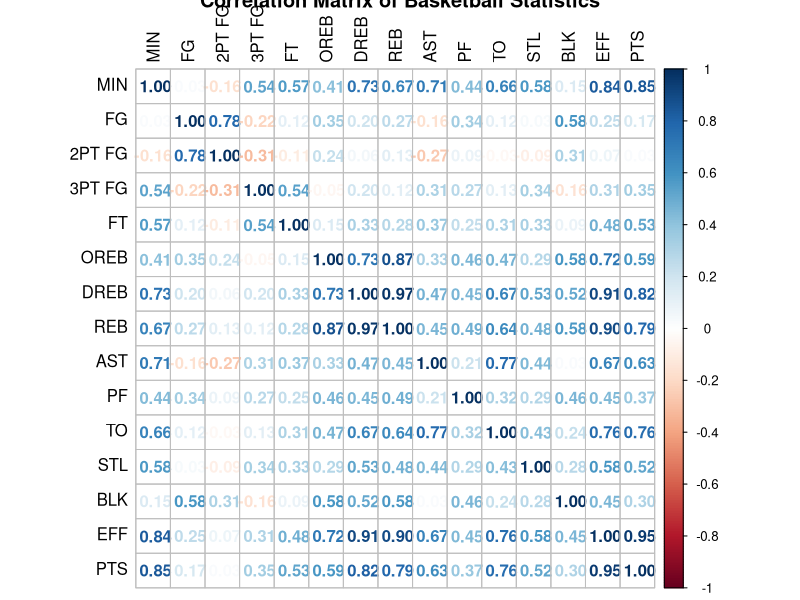
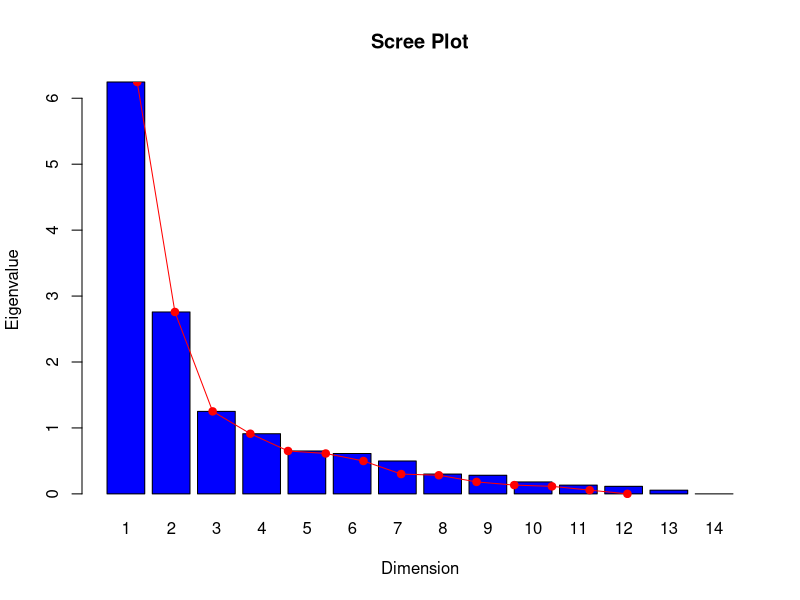
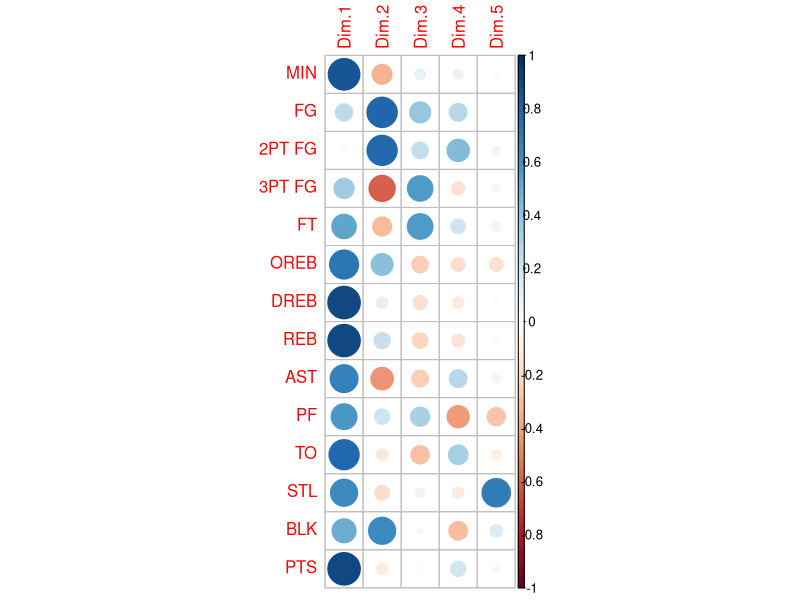
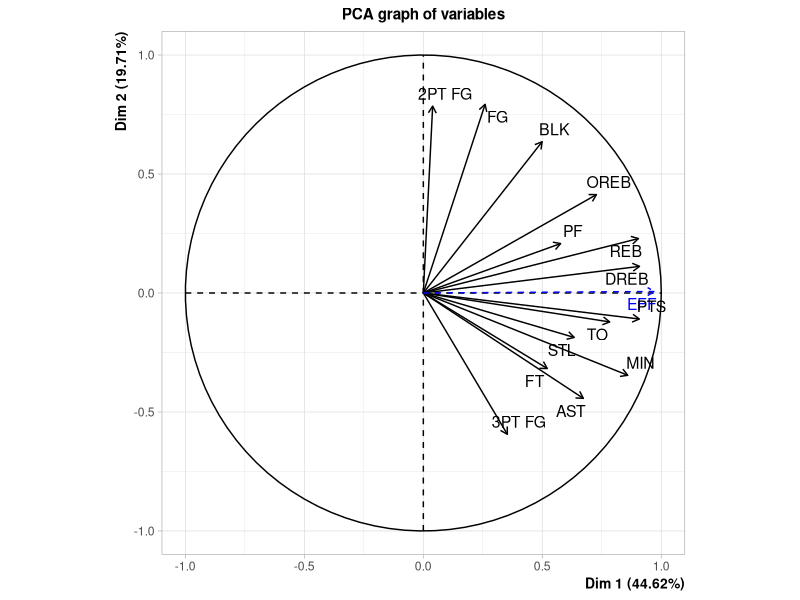
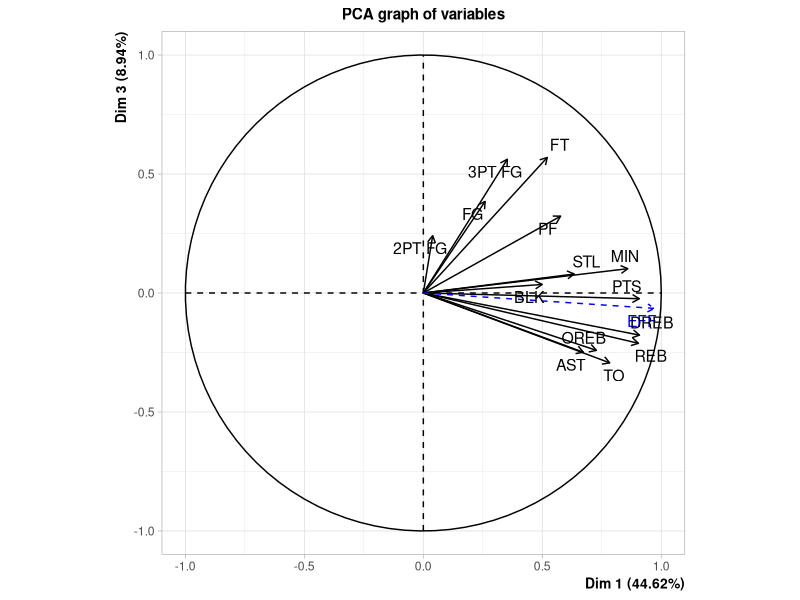
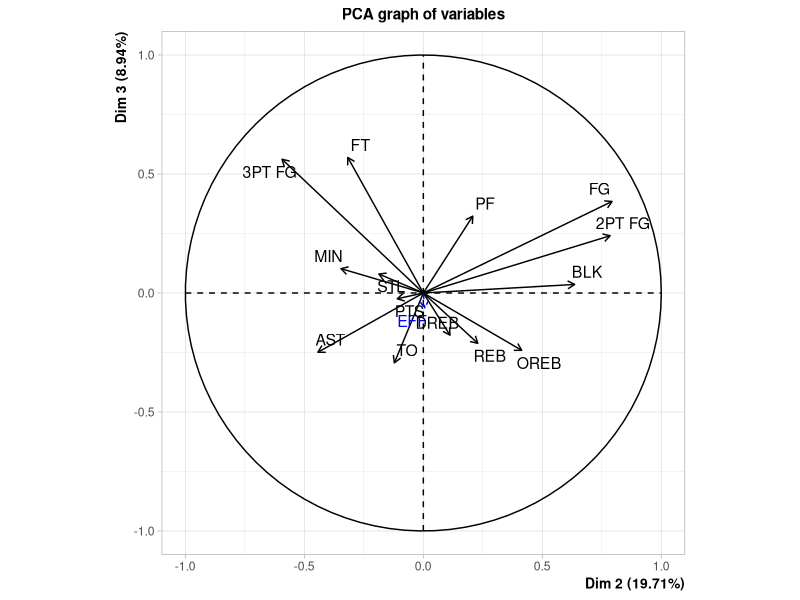
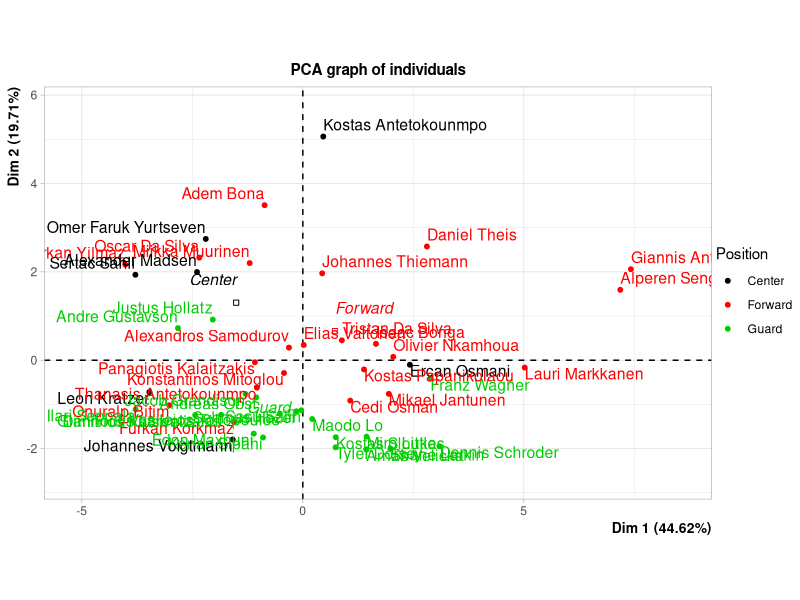
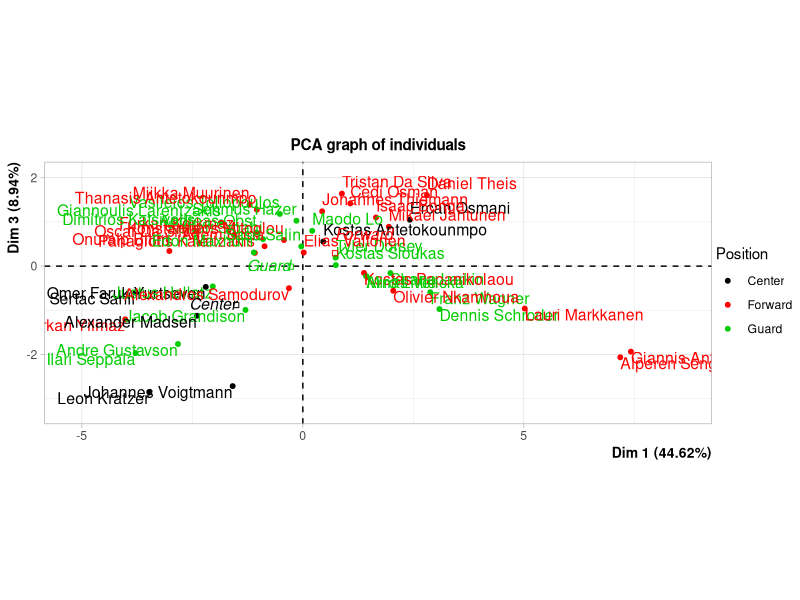

Reproduce these figures in R, in order. (Note: this script raises an error after producing the figures.)
## ---- chunk 1
options(contrasts=c("contr.treatment","contr.treatment"))

if(!is.null(dev.list())) dev.off()
rm(list = ls())

library(readxl)
library(corrplot)
library(FactoMineR)
library(cluster)
library(ggplot2)
## ---- chunk 2
df <- read_excel("data_Eurobasket_2025.xlsx")

df <- as.data.frame(df)

rownames(df) <- df$PLAYER

df <- df[,-1] # remove player column after setting it as a rowname
## ---- chunk 3
summary(df)

df$Team <- as.factor(df$Team)

df$Position <- as.factor(df$Position)

str(df)
## ---- chunk 4
requested_var <- c("Position", "MIN", "FG", "2PT FG", "3PT FG", "FT", "OREB", "DREB", "REB", "AST", "PF", "TO", "STL", "BLK", "EFF", "PTS")

df_subset <- df[,requested_var]

cor_matrix <- cor(df_subset[,-1])

corrplot(cor_matrix, method = "number", tl.col = "black", title = "Correlation Matrix of Basketball Statistics")
## ---- chunk 5
eff_idx <- which(colnames(df_subset) == "EFF")
pos_idx <- which(colnames(df_subset) == "Position")

res.pca <- PCA(df_subset,
           scale.unit = TRUE,
           quali.sup  = pos_idx,
           quanti.sup = eff_idx,
           graph = FALSE)
## ---- chunk 6
res.pca$eig

barplot(res.pca$eig[,1], names.arg = 1:14, main = "Scree Plot", xlab = "Dimension", ylab = "Eigenvalue", col = "blue")
lines(res.pca$eig[,1], type = "o", col = "red", pch = 19)

res.pca$var$coord
corrplot(res.pca$var$coord)
## ---- chunk 7
plot.PCA(res.pca, choix = "var", axes = c(1, 2))
plot.PCA(res.pca, choix = "var", axes = c(1, 3))
plot.PCA(res.pca, choix = "var", axes = c(2, 3))
## ---- chunk 8
# Color individuals by Position for interpretation (habillage = col index of the qualitative sup variable)
plot.PCA(res.pca, choix = "ind", axes = c(1, 2), habillage = 1)
plot.PCA(res.pca, choix = "ind", axes = c(1, 3), habillage = 1)
plot.PCA(res.pca, choix = "ind", axes = c(2, 3), habillage = 1)
## ---- chunk 9
ds_eu <- dist(scale(df_subset[,-1]), method = "euclidean")

res.mds.eu <- cmdscale(ds_eu, eig = TRUE, k = 2)

res.mds.eu$GOF
res.mds.eu$eig

plot(1:length(res.mds.eu$eig), res.mds.eu$eig, 
     type = "b",
     xlab = "Dimension", 
     ylab = "Eigenvalue",
     main = "Scree Plot")


x <- res.mds.eu$points[,1]
y <- res.mds.eu$points[,2]
plot(x, y, xlab="Coordinate 1", ylab="Coordinate 2",
     main="Individual plot using the first two coordinates with Euclidian distance", type="n")
text(x, y, labels = row.names(df_subset), cex=.7)


# Rotation to align with the PCA
rot_mat <- matrix(c(-1, 0, 0, -1), nrow = 2, byrow = TRUE)
eu_rot <- res.mds.eu$points %*% rot_mat

x <- eu_rot[,1]
y <- eu_rot[,2]
plot(x, y, xlab="Coordinate 1", ylab="Coordinate 2",
     main="Individual plot using the first two coordinates with rotation and Euclidian distance", type="n")
text(x, y, labels = row.names(df_subset), cex=.7)
## ---- chunk 10
ds_gw <- daisy(df_subset, metric = "gower")

res.mds.gw <- cmdscale(ds_gw, eig = TRUE, k = 2)

res.mds.gw$GOF
res.mds.gw$eig

plot(1:length(res.mds.gw$eig), res.mds.gw$eig, 
     type = "b",
     xlab = "Dimension", 
     ylab = "Eigenvalue",
     main = "Scree Plot")

## ---- chunk 11
x <- res.mds.gw$points[,1]
y <- res.mds.gw$points[,2]
plot(x, y, xlab="Coordinate 1", ylab="Coordinate 2",
     main="Individual plot using the first two coordinates with Gower distance", type="n")
text(x, y, labels = row.names(df_subset), cex=.7)


# Rotation to align with the PCA
rot_mat <- matrix(c(-1, 0, 0, 1), nrow = 2, byrow = TRUE)
gw_rot <- res.mds.gw$points %*% rot_mat

x <- gw_rot[,1]
y <- gw_rot[,2]
plot(x, y, xlab="Coordinate 1", ylab="Coordinate 2",
     main="Individual plot using the first two coordinates with rotation and Gower distance", type="n")
text(x, y, labels = row.names(df_subset), cex=.7)
## ---- chunk 12
# Euclidian df
mds_eu_coords <- as.data.frame(eu_rot)
colnames(mds_eu_coords) <- c("Dim1", "Dim2")
mds_eu_coords$Player <- rownames(df_subset)
mds_eu_coords$Position <- df_subset$Position
mds_eu_coords$EFF <- df_subset$EFF
mds_eu_coords$PTS <- df_subset$PTS
mds_eu_coords$MIN <- df_subset$MIN
mds_eu_coords$`3PT FG` <- df_subset$`3PT FG`
mds_eu_coords$`2PT FG` <- df_subset$`2PT FG`

# Gower df
mds_gw_coords <- as.data.frame(gw_rot)
colnames(mds_gw_coords) <- c("Dim1", "Dim2")
mds_gw_coords$Player <- rownames(df_subset)
mds_gw_coords$Position <- df_subset$Position
mds_gw_coords$EFF <- df_subset$EFF
mds_gw_coords$PTS <- df_subset$PTS
mds_gw_coords$MIN <- df_subset$MIN
mds_gw_coords$`3PT FG` <- df_subset$`3PT FG`
mds_gw_coords$`2PT FG` <- df_subset$`2PT FG`
## ---- chunk 13
ggplot(mds_eu_coords, aes(x = Dim1, y = Dim2, color = Position, label = Player)) +
  geom_point(size = 3, alpha = 0.8) +
  geom_text_repel(size = 3, max.overlaps = 25) +
  labs(title = "MDS (Euclidean distance): Player Position",
       x = "Coordinate 1", y = "Coordinate 2", color = "Position") +
  theme_minimal()

ggplot(mds_gw_coords, aes(x = Dim1, y = Dim2, color = Position, label = Player)) +
  geom_point(size = 3, alpha = 0.8) +
  geom_text_repel(size = 3, max.overlaps = 25) +
  labs(title = "MDS (Gower distance): Player Position",
       x = "Coordinate 1", y = "Coordinate 2", color = "Position") +
  theme_minimal()
## ---- chunk 14
ggplot(mds_eu_coords, aes(x = Dim1, y = Dim2, color = EFF, label = Player)) +
  geom_point(size = 3, alpha = 0.8) +
  geom_text_repel(size = 3, max.overlaps = 25) +
  scale_color_gradient(low = "lightgreen", high = "darkgreen") +
  labs(title = "MDS (Euclidean distance): Efficiency (EFF)",
       x = "Coordinate 1", y = "Coordinate 2", color = "EFF") +
  theme_minimal()

ggplot(mds_gw_coords, aes(x = Dim1, y = Dim2, color = EFF, label = Player)) +
  geom_point(size = 3, alpha = 0.8) +
  geom_text_repel(size = 3, max.overlaps = 25) +
  scale_color_gradient(low = "lightgreen", high = "darkgreen") +
  labs(title = "MDS (Gower distance): Efficiency (EFF)",
       x = "Coordinate 1", y = "Coordinate 2", color = "EFF") +
  theme_minimal()
## ---- chunk 15
ggplot(mds_eu_coords, aes(x = Dim1, y = Dim2, color = PTS, size = MIN, label = Player)) +
  geom_point(alpha = 0.8) +
  geom_text_repel(size = 3, max.overlaps = 25) +
  scale_color_gradient(low = "lightpink", high = "red") +
  labs(title = "MDS (Euclidean distance): PTS (color) and MIN (size)",
       x = "Coordinate 1", y = "Coordinate 2", color = "PTS", size = "MIN") +
  theme_minimal()

ggplot(mds_gw_coords, aes(x = Dim1, y = Dim2, color = PTS, size = MIN, label = Player)) +
    geom_point(alpha = 0.8) +
  geom_text_repel(size = 3, max.overlaps = 25) +
  scale_color_gradient(low = "lightpink", high = "red") +
  labs(title = "MDS (Gower distance): PTS (color) and MIN (size)",
       x = "Coordinate 1", y = "Coordinate 2", color = "PTS", size = "MIN") +
  theme_minimal()
## ---- chunk 16
ggplot(mds_eu_coords, aes(x = Dim1, y = Dim2, color = `2PT FG`, size = `3PT FG`, label = Player)) +
  geom_point(alpha = 0.8) +
  geom_text_repel(size = 3, max.overlaps = 25) +
  scale_color_gradient(low = "lightblue", high = "darkblue") +
  labs(title = "MDS (Euclidean distance): 2PT (color) and 3PT (size)",
       x = "Coordinate 1", y = "Coordinate 2", color = "2PT FG", size = "3PT FG") +
  theme_minimal()

ggplot(mds_gw_coords, aes(x = Dim1, y = Dim2, color = `2PT FG`, size = `3PT FG`, label = Player)) +
  geom_point(alpha = 0.8) +
  geom_text_repel(size = 3, max.overlaps = 25) +
  scale_color_gradient(low = "lightblue", high = "darkblue") +
  labs(title = "MDS (Gower distance): 2PT (color) and 3PT (size)",
       x = "Coordinate 1", y = "Coordinate 2", color = "2PT FG", size = "3PT FG") +
  theme_minimal()
## ---- chunk 17
df_binary <- df_subset

binary <- function(x){
  ifelse(x > mean(x), "over_average", "below_average")
}

for(col in names(df_subset[,-1])) {
  df_binary[[col]] <- as.factor(binary(df_subset[[col]]))
}

summary(df_binary)
## ---- chunk 18
res.mca <- MCA(df_binary)

res.mca$eig
barplot(res.mca$eig[,1], main="Eigenvalues", names.arg=1:nrow(res.mca$eig))
abline(h = 1/17, col = "red")

res.mca$var$coord

res.mca$var
dimdesc(res.mca)


plot(res.mca,choix="var",title="Graph of the variables dim 1 vs 2")
plot(res.mca,choix="var",axes=c(2,3),title="Graph of the variables dim 2 vs 3")

# Exploring dimension 1

plot(res.mca,invisible=c("ind"),col.var=c(c("blue", "deepskyblue", "lightblue"), rep(c("black", "red"), 15)),title="Graph of the over/below average performance")

plot(res.mca,col.ind="green",col.var=c(c("blue", "deepskyblue", "lightblue"), rep(c("black", "red"), 15)),title="Graph of the over/below average performance with individuals")

sort(res.mca$ind$coord[, 1], decreasing = TRUE)[1:5]
sort(res.mca$ind$coord[, 1], decreasing = FALSE)[1:5]

# Exploring dimension 2

plot(res.mca,invisible=c("ind"),col.var=c(c("blue", "purple", "red"), rep("black",30)),title="Graph of the playing style performance")

plot(res.mca,col.ind="green",col.var=c(c("blue", "purple", "red"), rep("black",30)),title="Graph of the playing style performance with individuals")

# Exploring dimension 3

plot(res.mca,invisible=c("ind"),col.var=c(c("blue", "purple", "red"), rep("black",30)),axes=c(2,3),title="Graph of the playing style performance")

plot(res.mca,col.ind="green",col.var=c(c("blue", "purple", "red"), rep("black",30)),axes=c(2,3),title="Graph of the playing style performance")
## ---- chunk 19
# Position as a suplementary variable
df_binary$EFF <- NULL
df_binary$EFF <- df_subset$EFF
res.mca.extra <- MCA(df_binary, quali.sup=1, quanti.sup = 16)

summary(res.mca.extra)

barplot(res.mca.extra$eig[,1], main="Eigenvalues extra MCA", names.arg=1:nrow(res.mca.extra$eig))
abline(h = 1/14, col = "red")

res.mca.extra$var$coord

res.mca.extra$var

plot(res.mca.extra,invisible=c("ind"),col.var=c(rep(c("blue", "red"), 15)),title="Graph of the over/below average performance of the extra MCA")
